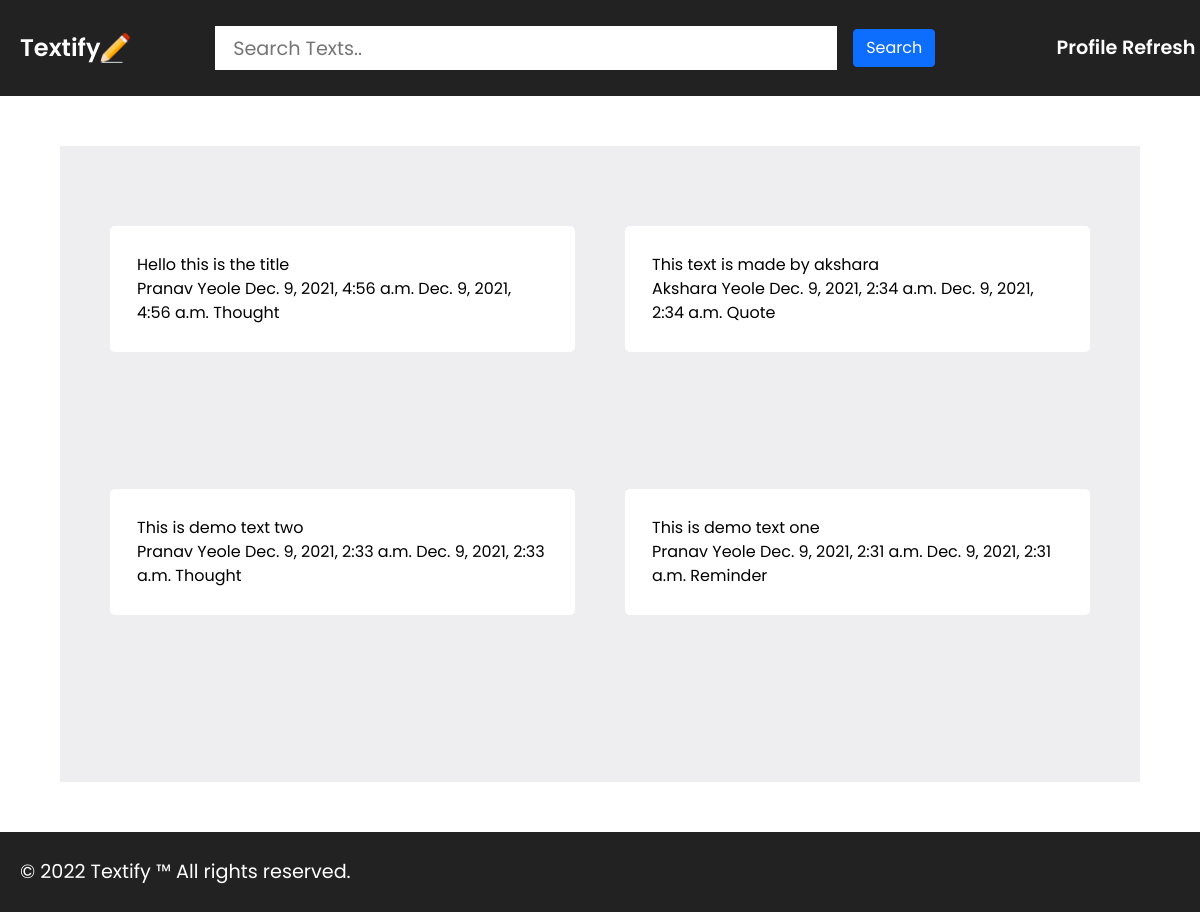
The app's page /, older data.
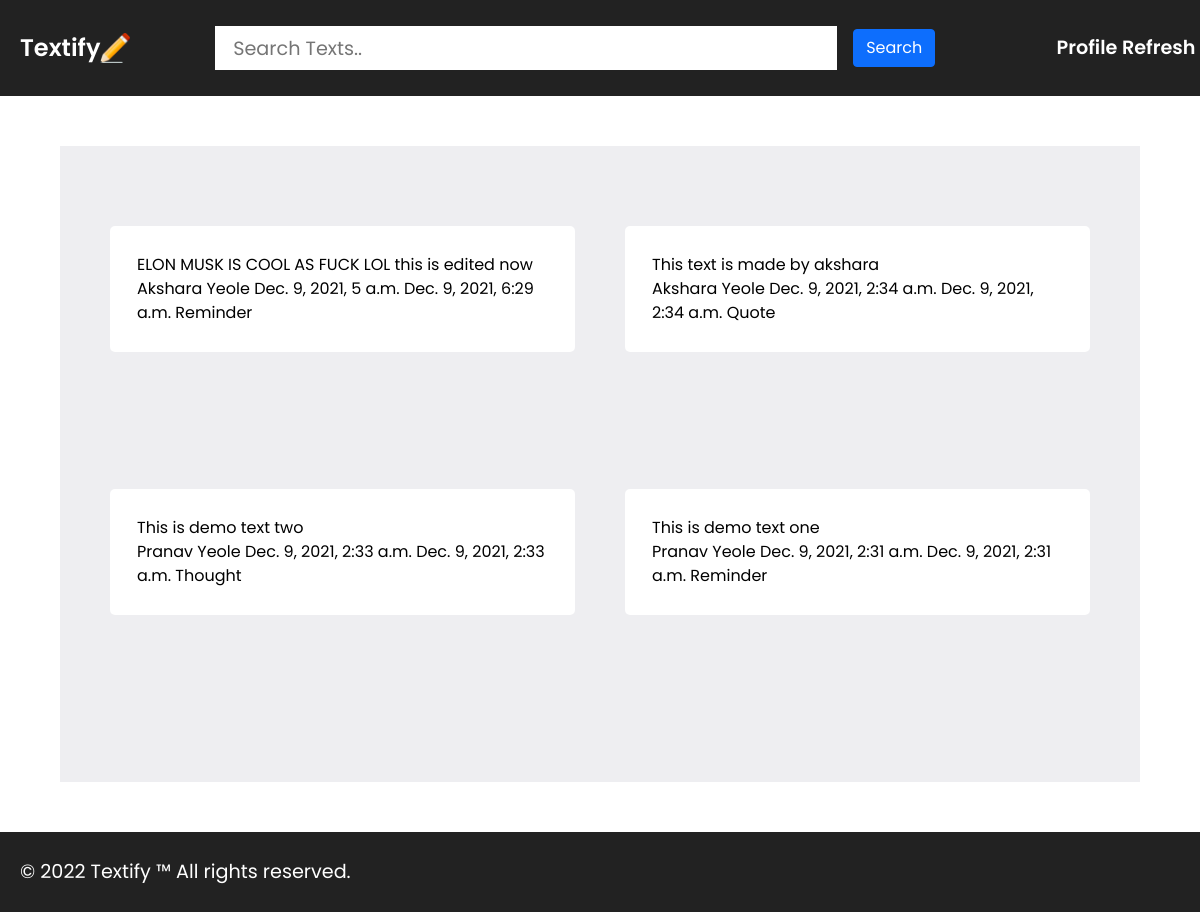
The same page, newer data.
### textifyapi/models.py (models this page shows, shortened)
class Text(models.Model):
    TEXT_CATEGORY = [
        ("gn", "General"),
        ("rm", "Reminder"),
        ("th", "Thought"),
        ("qt", "Quote"),
        ("nt", "Note")
    ]
    TEXT_SEVERITY = [
        ("l", "low"),
        ("m", "moderate"),
        ("h", "high")
    ]
    title = models.CharField(max_length=100, null=True, blank=True)
    content = RichTextField(null=True, blank=True)
    image = models.ImageField(upload_to="images/", blank=True, null=True)
    category = models.CharField(max_length=2, choices=TEXT_CATEGORY, default="gn")
    severity = models.CharField(max_length=1, choices=TEXT_SEVERITY, null=True, blank=True)
    pinned = models.BooleanField(default=False)
    created_at = models.DateTimeField(auto_now_add=True)
    updated_at = models.DateTimeField(auto_now=True)
    user = models.ForeignKey(User, on_delete=models.CASCADE)
    class Meta:
        ordering = ["-created_at"]

class User(models.Model):
    GENDER_CHOICE = [
        ("m", "Male"),
        ("f", "Female"),
        ("o", "Other")
    ]
    name = models.CharField(max_length=50)
    age = models.IntegerField(validators=[MinValueValidator(1), MaxValueValidator(100)])
    gender = models.CharField(max_length=1 ,choices=GENDER_CHOICE)
    email = models.EmailField()
    username = models.CharField(max_length=10)
    password = models.CharField(max_length=10)
    profile_pic = models.ImageField(null=True, blank=True, upload_to="php/")

### textifyapi/views.py (the view)
# urls.py: path('', views.TextList.as_view(), name="textlist"),
class TextList(ListView):
    model = Text
    template_name = "textifyapi/textlist.html"

### textifyapi/templates/textifyapi/textlist.html
{% extends 'textifyapi/base.html' %}
{% load static %}
{% block head %}
    <link rel="stylesheet" href="{% static 'textifyapi/textlist.css' %}" type="text/css">
{% endblock head %}
{% block content %}
<div id="text_grid">
    {% for text in text_list %}
    <a id="singletext_link" href="{% url 'textdetail' text.pk %}">
    <div id="text_entry">
        <div id="title_container">
            <span>{{text.title}}</span>
        </div>
        <div id="meta_container">
            <span>{{text.user.name}}</span>
            <span>{{text.created_at}}</span>
            <span>{{text.updated_at}}</span>
            <span>{{text.get_category_display}}</span>
        </div>
    </div>
</a>
    {% endfor %}
</div>
{% endblock content %}

Row changes from the older to the newer data that the page shows:
removed Text: title "Hello this is the title", user.name "Pranav Yeole", created_at "Dec. 9, 2021, 4:56 a.m.", updated_at "Dec. 9, 2021, 4:56 a.m.", category "Thought"
added Text: title "ELON MUSK IS COOL AS FUCK LOL this is edited now", user.name "Akshara Yeole", created_at "Dec. 9, 2021, 5 a.m.", updated_at "Dec. 9, 2021, 6:29 a.m.", category "Reminder"
